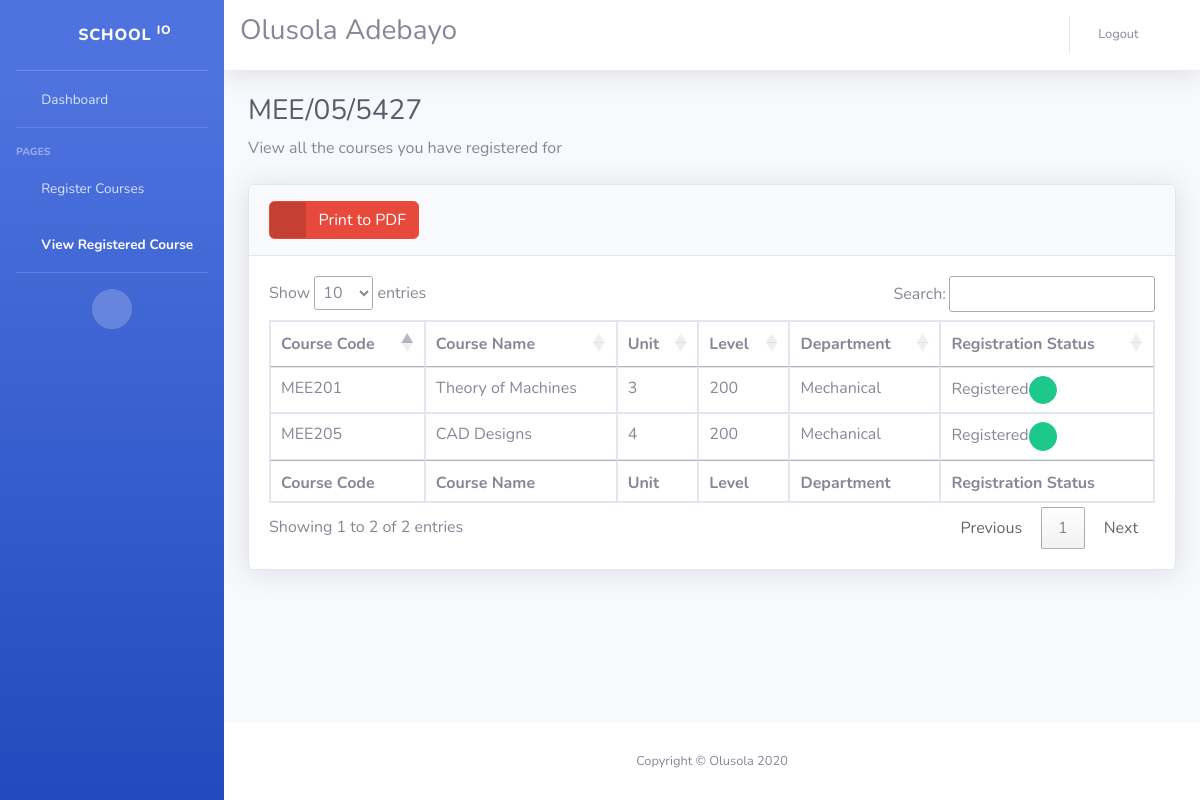
Page /sem_courses (signed in) on the committed database.
### user/models.py (models this page shows, shortened)
class Profile(models.Model):
   user = models.ForeignKey(User,on_delete=models.CASCADE)
   registered = models.BooleanField(default=False)
   department = models.CharField(max_length=50)
   matric_number = models.CharField(max_length=50)

### elearn/models.py (models this page shows)
class Course(models.Model):
   course_short = models.CharField(max_length=50)
   course_full = models.CharField(max_length=50)
   unit = models.CharField(max_length=50)
   level = models.CharField(max_length=50)
   department = models.CharField(max_length=50)
   cost = models.IntegerField()

class Registered_course(models.Model):
   user = models.ForeignKey(User,on_delete=models.CASCADE)
   reg_course_short = models.CharField(max_length=50)
   reg_course_full = models.CharField(max_length=50)
   reg_unit = models.IntegerField()
   cost = models.IntegerField()

### elearn/views.py (the view)
# urls.py: path("sem_courses", views.sem_courses, name="sem_courses"),
@login_required
def sem_courses(request):
   user_level = Profile.objects.get(user=request.user)
   matric = user_level.matric_number
   school_check = All_students.objects.get(matric=matric)
   department = school_check.department
   level = school_check.level
   context = {
      "course_reg": Course.objects.filter(level=level, department=department),
      "level": level,
      "department": department,
      "matric": matric,
      "added": Registered_course.objects.filter(user=request.user),
      }
   return render(request, "regcourse.html", context)

### elearn/templates/regcourse.html (shortened to what this page needs)
{% load static %}
<!DOCTYPE html>
<html lang="en">
<head>
  <link href="{% static 'vendor/fontawesome-free/css/all.min.css' %}" rel="stylesheet" type="text/css">
  <link rel="stylesheet" type="text/css" href="https://cdn.datatables.net/1.10.20/css/jquery.dataTables.css">
  <link href="{% static 'css/sb-admin-2.min.css' %}" rel="stylesheet">
</head>
<body id="page-top">
  <div id="wrapper">
    <ul class="navbar-nav bg-gradient-primary sidebar sidebar-dark accordion" id="accordionSidebar">
      <a class="sidebar-brand d-flex align-items-center justify-content-center" href="index.html">
        <div class="sidebar-brand-icon rotate-n-15">
          <i class="fas fa-laugh-wink"></i>
        </div>
        <div class="sidebar-brand-text mx-3">School <sup>io</sup></div>
      </a>
      <hr class="sidebar-divider my-0">
      <li class="nav-item">
        <a class="nav-link" href="{% url 'index' %}">
          <i class="fas fa-fw fa-tachometer-alt"></i>
          <span>Dashboard</span></a>
      </li>
      <hr class="sidebar-divider">
      <div class="sidebar-heading">
        Pages
      </div>
      <li class="nav-item">
        <a class="nav-link" href="{% url 'courses' %}">
          <i class="fas fa-fw fa-chart-area"></i>
          <span>Register Courses</span></a>
      </li>
      <li class="nav-item active">
        <a class="nav-link" href="{% url 'sem_courses' %}">
          <i class="fas fa-fw fa-chart-area"></i>
          <span>View Registered Course</span></a>
      </li>
      <hr class="sidebar-divider d-none d-md-block">
      <div class="text-center d-none d-md-inline">
        <button class="rounded-circle border-0" id="sidebarToggle"></button>
      </div>
    </ul>
    <div id="content-wrapper" class="d-flex flex-column">
      <div id="content">
        <nav class="navbar navbar-expand navbar-light bg-white topbar mb-4 static-top shadow">
            <div class="input-group">
              <h3>{{ user.last_name }} {{ user.first_name }}</h3>
            </div>
          <ul class="navbar-nav ml-auto">
            <li class="nav-item dropdown no-arrow">
              <a class="nav-link" href="{% url 'logout' %}" role="button">
                <span class="mr-2 d-none d-lg-inline text-gray-600 small">Logout</span>
                <i class="fas fa-sign-out-alt fa-sm fa-fw mr-2 text-gray-400"></i>
              </a>
            </li>
          </ul>
        </nav>
        <div class="container-fluid">
          <h1 class="h3 mb-2 text-gray-800">{{ matric }}</h1>
          <p class="mb-4"> View all the courses you have registered for</p>
          <div class="card shadow mb-4">
            <div class="card-header py-3">
              <button class="btn btn-danger btn-icon-split" id="toPDF"> <span class="icon text-white-50"><i class="fas fa-check"></i></span><span class="text" style="color:white;">Print to PDF</span></button>
            </div>
            <div class="card-body">
              <div class="table-responsive">
                <table class="table table-bordered" id="dataTable" width="100%" cellspacing="0">
                  <thead>
                    <tr>
                      <th>Course Code</th>
                      <th>Course Name</th>
                      <th>Unit</th>
                      <th>Level</th>
                      <th>Department</th>
                      <th>Registration Status</th>
                    </tr>
                  </thead>
                  <tfoot>
                    <tr>
                      <th>Course Code</th>
                      <th>Course Name</th>
                      <th>Unit</th>
                      <th>Level</th>
                      <th>Department</th>
                      <th>Registration Status</th>
                    </tr>
                  </tfoot>
                  <tbody>
                  {% for Course in course_reg %}
                  {% for Registered_course in added %}
                  {% if Registered_course.reg_course_short in Course.course_short %}
                    <tr>
                 <td>{{ Course.course_short }}</td>
                      <td >{{ Course.course_full }}</td>
                      <td >{{ Course.unit }}</td>
                      <td>{{ Course.level }}</td>
                      <td>{{ Course.department }}</td>
                      <td>Registered<span class="btn btn-success btn-circle btn-sm">
                    <i class="fas fa-check"></i>
                  </span></td>
                    </tr>
                    {% endif %}
                    {% endfor %}
                    {% endfor %}
                  </tbody>
                </table>
              </div>
            </div>
          </div>
        </div>
      </div>
      <footer class="sticky-footer bg-white">
        <div class="container my-auto">
          <div class="copyright text-center my-auto">
            <span>Copyright &copy; Olusola 2020</span>
          </div>
        </div>
      </footer>
    </div>
  </div>
<link rel="stylesheet" type="text/css" href="http://www.shieldui.com/shared/components/latest/css/light/all.min.css" />
</body>
</html>

### rows in the picture
Profile: matric_number "MEE/05/5427"
Course: course_short "MEE201", course_full "Theory of Machines", unit "3", level "200", department "Mechanical"
Course: course_short "MEE205", course_full "CAD Designs", unit "4", level "200", department "Mechanical"

### other values in the picture
{{ user.last_name }} "Olusola"
{{ user.first_name }} "Adebayo"
